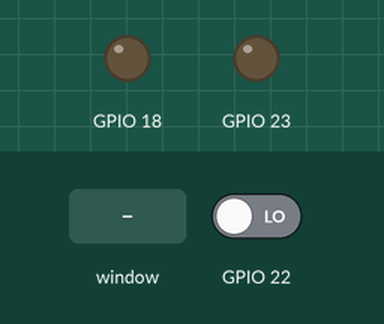
This program was run on a simulated Raspberry Pi (BCM pin numbers). On the bench: output pins drawn as LEDs (lit = HIGH). Inputs (shaded band) come from the test bench; at power-on: GPIO 22 LOW. The desktop window is not drawn, its controls go by their first labels and the mouse button is held 0.15 s.

Above: at 1.2 s.
1.3 s: control labelled "Nach links drehn" in the window clicked
At 1.9 s:
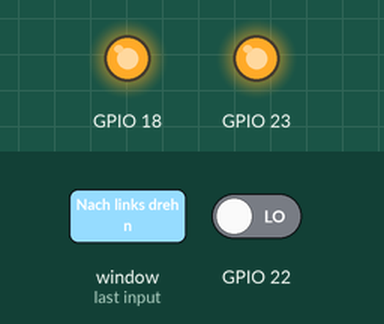
2.8 s: control labelled "Nach rechts drehn" in the window clicked
At 3.1 s:
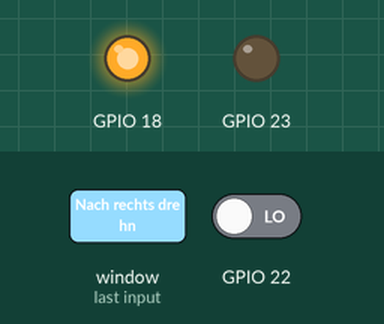
4.3 s: control labelled "Stop" in the window clicked
At 5.4 s:
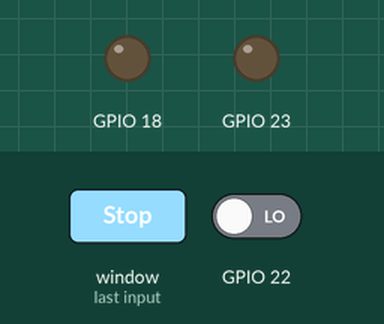
Timing chart, 0 to 7.3 s (numbered marks = the images above; inputs shaded):
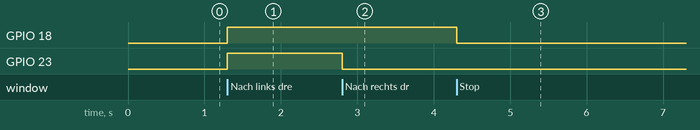

The program:

Encoder_test.py
```python
# Imports
from tkinter import *
import time
import RPi.GPIO as GPIO

# Modus setzen
GPIO.setmode(GPIO.BCM)

# Direction Output festlegen
GPIO.setup(23, GPIO.OUT)

# Enable Output festlegen
GPIO.setup(18, GPIO.OUT)

# Input festlegen
GPIO.setup(22, GPIO.IN)

# Outputs
def OutDirection_ON():
    GPIO.output(23, GPIO.HIGH)

def OutDirection_OFF():
    GPIO.output(23, GPIO.LOW)

def OutEnable_ON():
    GPIO.output(18, GPIO.HIGH)

def OutEnable_OFF():
    GPIO.output(18, GPIO.LOW)

# Callbackfunktion mit Zähler
def callbackfun(inputnr):
    global i
    i = i + 1

i = 0

# Eventdetect Funktion
def Eventdetect():
    GPIO.add_event_detect(22, GPIO.RISING, callback=callbackfun)

# Nach Links drehen
def rechts_an():
    OutDirection_OFF()
    OutEnable_ON()
    l = Label(root, text="Dreht nach rechts..").grid(row=2, column=0, columnspan=2)

# Nach Rechts drehen
def links_an():
    OutDirection_ON()
    OutEnable_ON()
    l = Label(root, text="Dreht nach links...").grid(row=2, column=0, columnspan=2)

# Motor anhalten
def stop():
    OutEnable_OFF()
    OutDirection_OFF()
    l = Label(root, text="-----------------------------").grid(row=2, column=0, columnspan=2)

# Ausgänge auf OFF setzen
OutDirection_OFF()
OutEnable_OFF()

# Eventdetect ausführen
Eventdetect()

# GUI
root = Tk()
root.geometry("400x400")
root.title("Motor Experiment")

b_links = Button(root, text="Nach links drehn", padx=45, pady=20, command=links_an).grid(row=0, column=0)
b_rechts = Button(root, text="Nach rechts drehn", padx=45, pady=20, command=rechts_an).grid(row=0, column=1)
b_stop = Button(root, text="Stop", padx=45, pady=20, command=stop).grid(row=1, column=0, columnspan=2)

root.mainloop()
```

Measured:
- after the input at 1.3 s, GPIO 18, GPIO 23: LOW → HIGH at once
- after the input at 2.8 s, GPIO 23: HIGH → LOW at once
- after the input at 4.3 s, GPIO 18: HIGH → LOW at once
